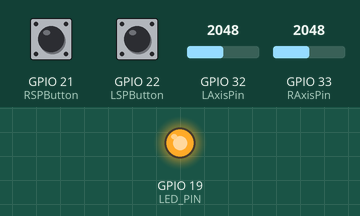
Simulated run of this sketch. Board: ESP32. Shown: output pins drawn as LEDs (lit = HIGH). Inputs (shaded band) come from the test bench; at power-on: GPIO 21 (RSPButton) LOW, GPIO 22 (LSPButton) LOW, GPIO 32 (LAxisPin) = 2048, GPIO 33 (RAxisPin) = 2048. What the sketch prints to the serial monitor is not drawn.

Above: at 0.6 s.
Timing chart, 0 to 2.1 s (numbered marks = the images above):
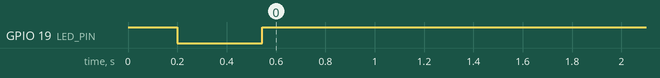

Measured:
- by itself, GPIO 19 (LED_PIN): HIGH → LOW at 0.20 s, → HIGH 0.34 s later

The sketch:

tank_remote_side.ino
```cpp
// tank remote side dig
#include <esp_now.h>
#include <WiFi.h>

const int deadzone = 10;

const int RAxisPin = 33;
const int LAxisPin = 32;

const int LSPButton = 22;
const int RSPButton = 21;

#define LED_PIN 19

int Rvalue = 0;
int Lvalue = 0;

// bool RFB = false;
// bool RBB = false;

// bool LFB = false;
// bool LBB = false;

int Rsp = 1;
int Lsp = 1;


// REPLACE WITH YOUR RECEIVER MAC Address
uint8_t broadcastAddress[] = { 0x00, 0x1A, 0x2B, 0x3C, 0x4D, 0x5E };  // car

const int send_rate = 30;
int sendvar = 0;

// Structure example to send data
// Must match the receiver structure
typedef struct struct_message {
  int RState;  // -2, -1 , 0 ,1 , 2
  int LState;
  int GunState;
} struct_message;

// Create a struct_message called Data & peer
struct_message Data = {0 , 0 , 0};
struct_message PrevData;
esp_now_peer_info_t peerInfo;

// Variables to store default joystick positions (calibration offsets)
int defaultRvalue = 0;
int defaultLvalue = 0;

// callback when data is sent
void OnDataSent(const uint8_t *mac_addr, esp_now_send_status_t status) {
  Serial.println(status == ESP_NOW_SEND_SUCCESS ? "Success" : "Fail");
  status == ESP_NOW_SEND_SUCCESS ? digitalWrite(LED_PIN, HIGH) : errBlink();
}

void errBlink(){
  for (int i = 0; i < 3; i++) {  // Blink LED for failure
    digitalWrite(LED_PIN, HIGH);
    delay(50);
    digitalWrite(LED_PIN, LOW);
    delay(100);
  }
}

// Function to calibrate joystick
void calibrateJoystick() {
    int totalR = 0, totalL = 0;
    int samples = 7; // Number of samples to average for calibration

    Serial.println("Calibrating joystick...");
    for (int i = 0; i < samples; i++) {
        totalR += analogReadSmooth(RAxisPin);
        totalL += analogReadSmooth(LAxisPin);
        delay(10); // Small delay between samples
    }

    // Calculate average default position
    defaultRvalue = 2047 - (totalR / samples);
    defaultLvalue = 2047- (totalL / samples);

    Serial.print("Default RAxis: ");
    Serial.println(defaultRvalue);
    Serial.print("Default LAxis: ");
    Serial.println(defaultLvalue);
}

int climit(int n) {
  if (n >= 255) {
    return 255;
  }
  else if (n <= -255) {
    return -255;
  }
  else {
    return n;
  }
}

void setup() {
  Serial.begin(115200);
  WiFi.mode(WIFI_STA);

  pinMode(RAxisPin, INPUT);
  pinMode(LAxisPin, INPUT);

  // pinMode(RBButton, INPUT);
  // pinMode(LBButton, INPUT);

  pinMode(RSPButton, INPUT);
  pinMode(LSPButton, INPUT);

  pinMode(LED_PIN, OUTPUT);
  digitalWrite(LED_PIN, HIGH);
  delay(200);
  digitalWrite(LED_PIN, LOW);
  // Init ESP-NOW
  if (esp_now_init() != ESP_OK) {
    Serial.println("Error initializing ESP-NOW");
    return;
  }
  // Once ESPNow is successfully Init, we will register for Send CB to
  // get the status of Trasnmitted packet
  esp_now_register_send_cb(OnDataSent);

  // Register peer
  memcpy(peerInfo.peer_addr, broadcastAddress, 6);
  peerInfo.channel = 0;
  peerInfo.encrypt = false;

  // Add peer
  if (esp_now_add_peer(&peerInfo) != ESP_OK) {
    Serial.println("Failed to add peer");
    return;
  }

  // Calibrate joystick
  calibrateJoystick();
}


bool button_state(int a) {
  int s = 0;
  for (int i = 0; i < 4; i++) {
    s += digitalRead(a);
    delay(3);
  }
  return (s > 2) ? true : false;
}

int analogReadSmooth(int pin) {
    int total = 0;
    for (int i = 0; i < 3; i++) {
        total += analogRead(pin);
        delay(5);
    }
    return total / 3;
}


// bool DataDiff(){
//   // to check if Data and dataprev is different
//   if(Data.LState == PrevData.LState && Data.RState == PrevData.RState){
//     return false;
//   }
//   PrevData.LState = Data.LState;
//   PrevData.RState = Data.RState;
//   return true;
// }

int stick_value(int sp) {
  int abs_sp = abs(sp);
  int output = 0;

  if (abs_sp <= deadzone) {  // Deadzone
    output = 0;
  } else if (abs_sp <= 250) {                // analog range
    output = map(abs_sp, deadzone, 255, 30, 255);  // Scale to 70-280
  }
  else{
    output = 255;
  }

  if (sp <0){
    output *= -1;
  }
  return output;
}

void loop() {
  Rvalue = analogReadSmooth(RAxisPin) + defaultRvalue;
  Lvalue = analogReadSmooth(LAxisPin) + defaultLvalue;

  Rsp = !button_state(RSPButton);
  Lsp = !button_state(LSPButton);

  Serial.print(Rvalue);
  Serial.print(" ");
  Serial.print(Lvalue);
  Serial.print(" ");

  Rvalue = climit(stick_value(map(Rvalue,4095-defaultRvalue,defaultRvalue,-255,255))); // reversed //stick_value(Rvalue);
  Lvalue = climit(stick_value(map(Lvalue,4095-defaultLvalue,defaultLvalue,255,-255)));//stick_value(Lvalue);

  if (Rsp) {
    Data.GunState = 255;
  }
  else{
    Data.GunState = 0;
  }

  if (Lsp) {
    Rvalue = Rvalue;
    Lvalue = Lvalue;
  }
  else{
    Rvalue = Rvalue/2;
    Lvalue = Lvalue/2;
  }

  Data.RState = Rvalue;
  Data.LState = Lvalue;

  Serial.print(Rvalue);
  Serial.print(" ");
  Serial.println(Lvalue);

  // === Send message via ESP-NOW ===
  esp_err_t result = esp_now_send(broadcastAddress, (uint8_t *)&Data, sizeof(Data));

  if (result == ESP_OK) {
    Serial.println("S");
  } else {
    Serial.println("E");
  }

  delay(5);
}
```
